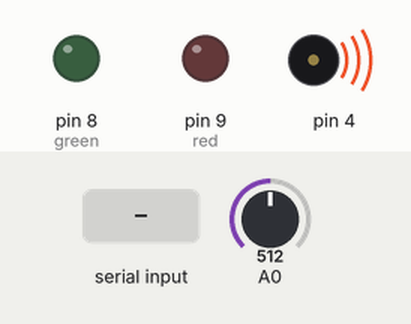
Recording of a sketch running on a simulated Arduino Uno, built with avr-gcc and run on an emulated ATmega328P. Parts: output pins drawn as LEDs (lit = HIGH), buzzer (waves = sounding). The inputs (shaded band) are chosen by the test bench; at power-on: A0 = 512. What the sketch prints to the serial monitor is not drawn. At 4.0 s the program stops and its outputs stay as they are.

Above: at 1.3 s.
1.4 s: "stop" received over the second serial link
At 2.6 s:
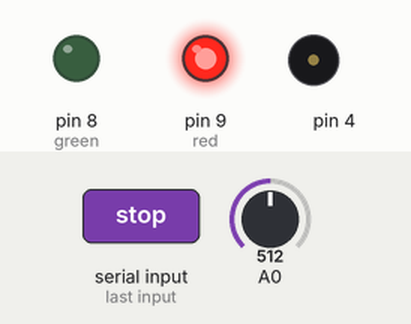
At 5.2 s:
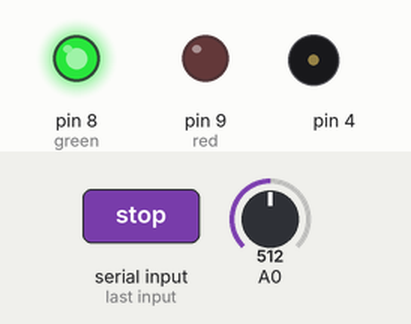
Timing chart, 0 to 5.5 s (numbered marks = the images above; inputs shaded):
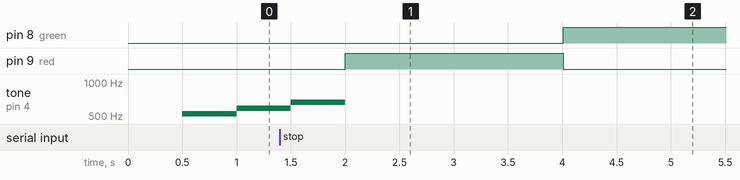

The sketch:

jaewan.ino
```cpp
#include <SoftwareSerial.h>
SoftwareSerial Bt(10, 11);
int green = 8;
int red = 9;
void setup(){
    Serial.begin(9600);
    Bt.begin(9600);
    pinMode(green,OUTPUT);
    pinMode(red,OUTPUT);
}
void loop(){
    Serial.println(analogRead(A0));
    delay(500);
  if(analogRead(A0)>500){
      tone(4, 523, 500);
      delay(500);
      tone(4, 587, 500);
      delay(500);
      tone(4, 659, 500);
      delay(500);
     digitalWrite(red,HIGH);
     Bt.print("wake up");
     delay(1000);
  }
  if(Bt.available()){
    String m =Bt.readString();
    if(m.indexOf("stop")==0){
    digitalWrite(green,HIGH);
    digitalWrite(red,LOW);
    exit(0);
    }
  }
}
```

Measured:
- after the input at 1.4 s, pin 8 (green): LOW → HIGH after 2.6 s; tone on pin 4: goes on until 2.0 s, then stays silent
